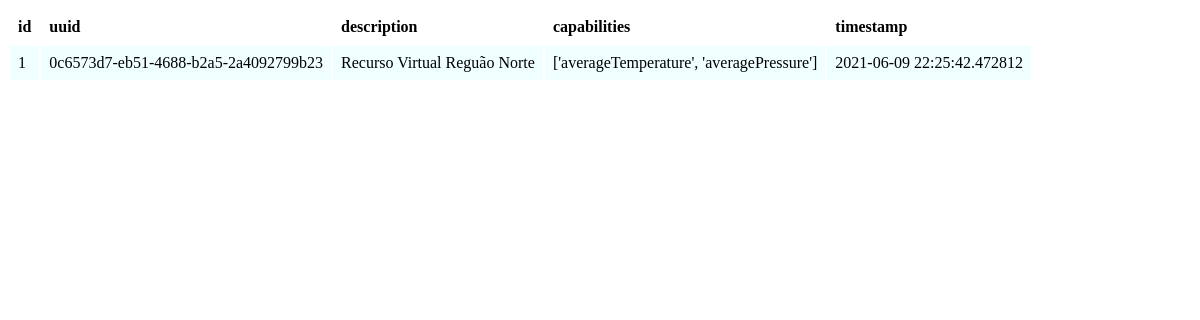
Before: /resources with the older database file.
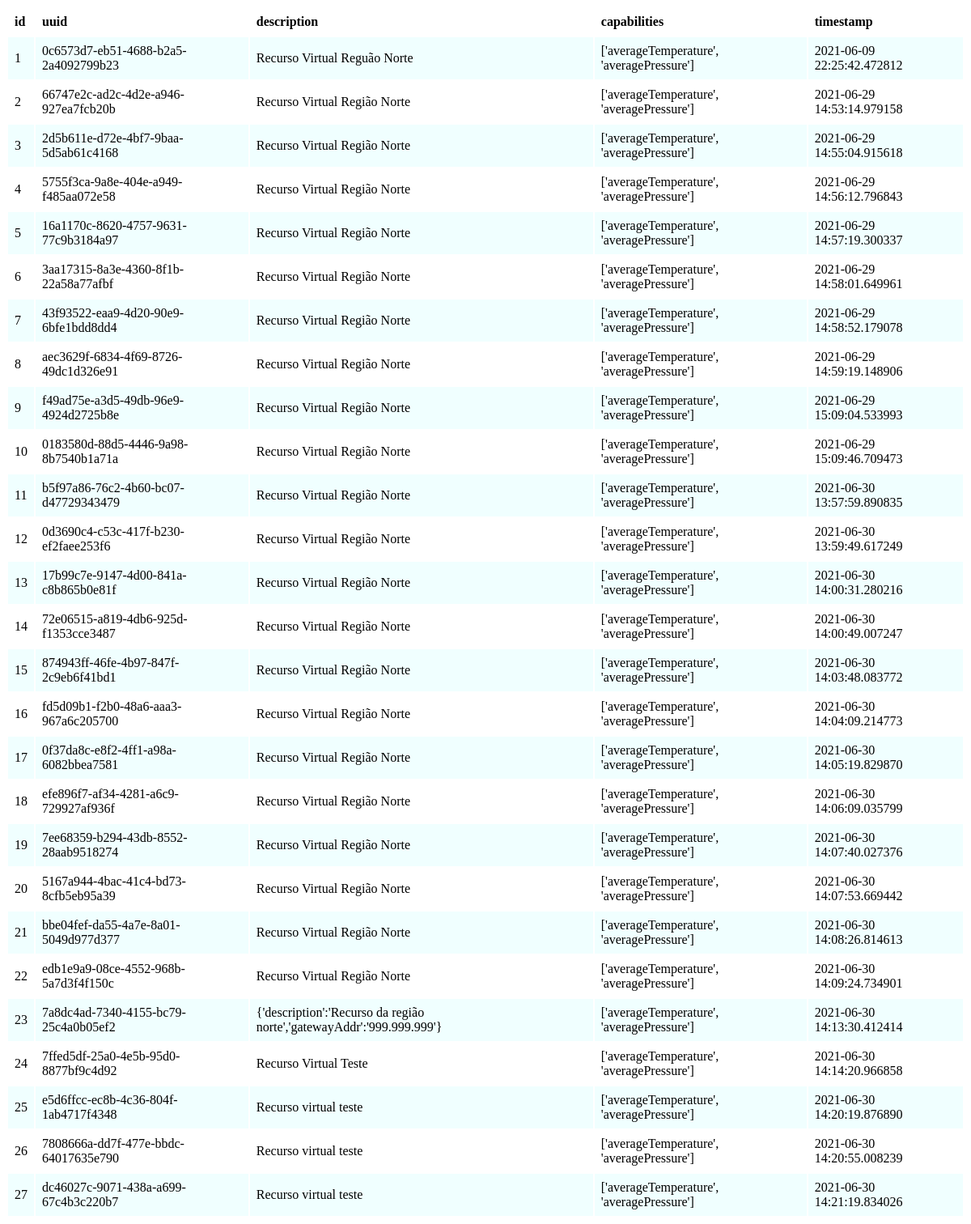
After: the same page with the newer database file.
### database.py (models this page shows)
class BaseModel(peewee.Model):
    class Meta:
        database=db

class VirtualRes(BaseModel):
    uuid=peewee.TextField(unique=True)
    description = peewee.TextField(default=None)
    capabilities = peewee.TextField(default=None)
    timestamp=peewee.DateTimeField(default=datetime.now())

### app.py (the view, shortened to what this page needs)
@app.route('/resources', methods =['GET', 'POST', 'DELETE'])
def receiver():
    if request.method == 'GET':
        headers = ("id","uuid","description","capabilities","timestamp")
        resources = cataloguer.consultResource()
        return render_template("table.html", headings=headers, data=resources)

### cataloguer.py (called while the page is built)
    def consultResource(self):
        try:
            print("[Cataloguer] Consultando Resources")
            resources = VirtualRes.select()
            return resources
        except:
            print("[Cataloguer] Erro no processo de consulta do Resource")
            return -1

### templates/table.html (shortened to what this page needs)
<!DOCTYPE html>
<html lang="en">
    <head>
        <link rel="stylesheet" href="/static/table.css" />
    </head>
    <body>
        <table calss="table">
            <tr class="table__header">
                {% for header in headings %}
                <th class="table__cell">{{ header }}</th>
                {% endfor %}
            </tr>
            {% for row in data.dicts() %}
            <tr class="table__row">
                {% for cell in row %}
                <td class="table__cell">{{ row[cell] }}</td>
                {% endfor %}
            </tr>
            {% endfor %}
        </table>
    </body>
</html>

### static/table.css (style rules this page uses)
.table__row:nth-child(even) { background-color:azure; }
.table__header { text-align: left; }
.table__cell { padding: 8px; }

Changed rows visible on the page:
added VirtualRes: id "2" "66747e2c-ad2c-4d2e-a946-927ea7fcb20b" "Recurso Virtual Região Norte" "['averageTemperature', 'averagePressure']" "2021-06-29 14:53:14.979158"
added VirtualRes: id "3" "2d5b611e-d72e-4bf7-9baa-5d5ab61c4168" "Recurso Virtual Região Norte" "['averageTemperature', 'averagePressure']" "2021-06-29 14:55:04.915618"
added VirtualRes: id "4" "5755f3ca-9a8e-404e-a949-f485aa072e58" "Recurso Virtual Região Norte" "['averageTemperature', 'averagePressure']" "2021-06-29 14:56:12.796843"
added VirtualRes: id "5" "16a1170c-8620-4757-9631-77c9b3184a97" "Recurso Virtual Região Norte" "['averageTemperature', 'averagePressure']" "2021-06-29 14:57:19.300337"
added VirtualRes: id "6" "3aa17315-8a3e-4360-8f1b-22a58a77afbf" "Recurso Virtual Região Norte" "['averageTemperature', 'averagePressure']" "2021-06-29 14:58:01.649961"
added VirtualRes: id "7" "43f93522-eaa9-4d20-90e9-6bfe1bdd8dd4" "Recurso Virtual Região Norte" "['averageTemperature', 'averagePressure']" "2021-06-29 14:58:52.179078"
added VirtualRes: id "8" "aec3629f-6834-4f69-8726-49dc1d326e91" "Recurso Virtual Região Norte" "['averageTemperature', 'averagePressure']" "2021-06-29 14:59:19.148906"
added VirtualRes: id "9" "f49ad75e-a3d5-49db-96e9-4924d2725b8e" "Recurso Virtual Região Norte" "['averageTemperature', 'averagePressure']" "2021-06-29 15:09:04.533993"
added VirtualRes: id "10" "0183580d-88d5-4446-9a98-8b7540b1a71a" "Recurso Virtual Região Norte" "['averageTemperature', 'averagePressure']" "2021-06-29 15:09:46.709473"
added VirtualRes: id "11" "b5f97a86-76c2-4b60-bc07-d47729343479" "Recurso Virtual Região Norte" "['averageTemperature', 'averagePressure']" "2021-06-30 13:57:59.890835"
added VirtualRes: id "12" "0d3690c4-c53c-417f-b230-ef2faee253f6" "Recurso Virtual Região Norte" "['averageTemperature', 'averagePressure']" "2021-06-30 13:59:49.617249"
added VirtualRes: id "13" "17b99c7e-9147-4d00-841a-c8b865b0e81f" "Recurso Virtual Região Norte" "['averageTemperature', 'averagePressure']" "2021-06-30 14:00:31.280216"
added VirtualRes: id "14" "72e06515-a819-4db6-925d-f1353cce3487" "Recurso Virtual Região Norte" "['averageTemperature', 'averagePressure']" "2021-06-30 14:00:49.007247"
added VirtualRes: id "15" "874943ff-46fe-4b97-847f-2c9eb6f41bd1" "Recurso Virtual Região Norte" "['averageTemperature', 'averagePressure']" "2021-06-30 14:03:48.083772"
added VirtualRes: id "16" "fd5d09b1-f2b0-48a6-aaa3-967a6c205700" "Recurso Virtual Região Norte" "['averageTemperature', 'averagePressure']" "2021-06-30 14:04:09.214773"
added VirtualRes: id "17" "0f37da8c-e8f2-4ff1-a98a-6082bbea7581" "Recurso Virtual Região Norte" "['averageTemperature', 'averagePressure']" "2021-06-30 14:05:19.829870"
added VirtualRes: id "18" "efe896f7-af34-4281-a6c9-729927af936f" "Recurso Virtual Região Norte" "['averageTemperature', 'averagePressure']" "2021-06-30 14:06:09.035799"
added VirtualRes: id "19" "7ee68359-b294-43db-8552-28aab9518274" "Recurso Virtual Região Norte" "['averageTemperature', 'averagePressure']" "2021-06-30 14:07:40.027376"
added VirtualRes: id "20" "5167a944-4bac-41c4-bd73-8cfb5eb95a39" "Recurso Virtual Região Norte" "['averageTemperature', 'averagePressure']" "2021-06-30 14:07:53.669442"
added VirtualRes: id "21" "bbe04fef-da55-4a7e-8a01-5049d977d377" "Recurso Virtual Região Norte" "['averageTemperature', 'averagePressure']" "2021-06-30 14:08:26.814613"
added VirtualRes: id "22" "edb1e9a9-08ce-4552-968b-5a7d3f4f150c" "Recurso Virtual Região Norte" "['averageTemperature', 'averagePressure']" "2021-06-30 14:09:24.734901"
added VirtualRes: id "23" "7a8dc4ad-7340-4155-bc79-25c4a0b05ef2" "{'description':'Recurso da região norte','gatewayAddr':'999.999.999'}" "['averageTemperature', 'averagePressure']" "2021-06-30 14:13:30.412414"
added VirtualRes: id "24" "7ffed5df-25a0-4e5b-95d0-8877bf9c4d92" "Recurso Virtual Teste" "['averageTemperature', 'averagePressure']" "2021-06-30 14:14:20.966858"
added VirtualRes: id "25" "e5d6ffcc-ec8b-4c36-804f-1ab4717f4348" "Recurso virtual teste" "['averageTemperature', 'averagePressure']" "2021-06-30 14:20:19.876890"
added VirtualRes: id "26" "7808666a-dd7f-477e-bbdc-64017635e790" "Recurso virtual teste" "['averageTemperature', 'averagePressure']" "2021-06-30 14:20:55.008239"
added VirtualRes: id "27" "dc46027c-9071-438a-a699-67c4b3c220b7" "Recurso virtual teste" "['averageTemperature', 'averagePressure']" "2021-06-30 14:21:19.834026"
